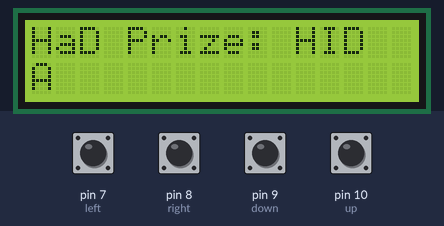
Bench run of a sketch on a simulated Arduino Uno, built with avr-gcc and run on an emulated ATmega328P. On the bench: 16×2 character LCD. The inputs (shaded band) are chosen by the test bench; at power-on: pin 7 (left), pin 8 (right), pin 9 (down), pin 10 (up) HIGH.

Above: at 1.2 s.
1.3 s: pin 8 (right) pulled LOW for 0.15 s
At 2.0 s:
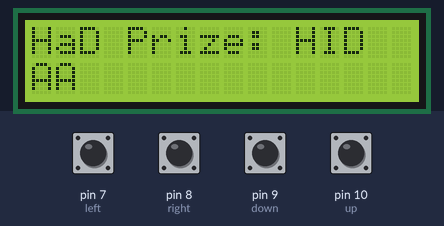
2.9 s: pin 10 (up) pulled LOW for 0.15 s
At 4.2 s:
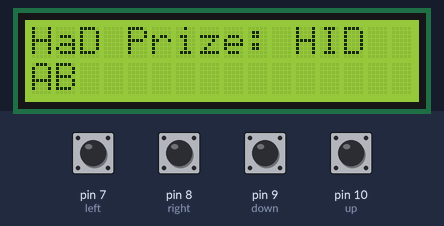
4.5 s: pin 7 (left) pulled LOW for 0.15 s
At 5.6 s:
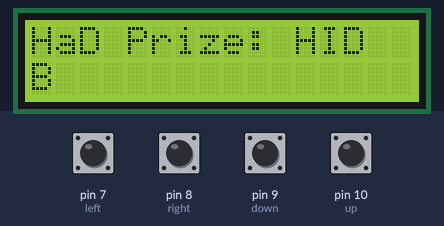
6.1 s: pin 8 (right) pulled LOW for 1 s
At 8.1 s:
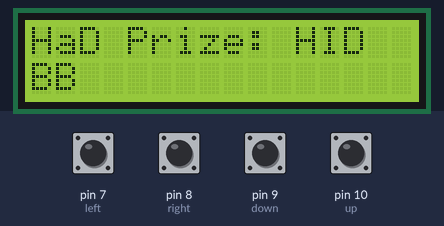
8.6 s: pin 9 (down) pulled LOW for 0.15 s
At 9.9 s:
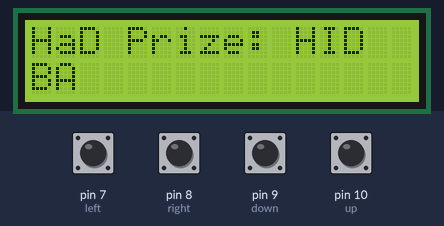
10.2 s: pin 8 (right) pulled LOW for 0.15 s
At 11.2 s:
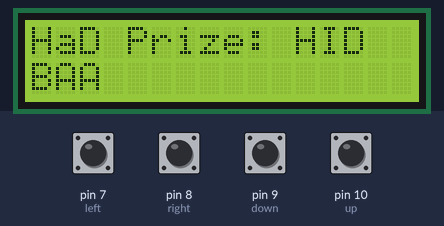
Timing chart, 0 to 12.8 s (numbered marks = the images above; inputs shaded):
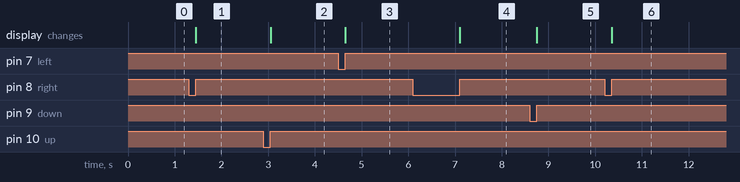

Measured:
- after the input at 1.3 s, the display: changes after 0.15 s (image 1)
- after the input at 2.9 s, the display: changes after 0.15 s (image 2)
- after the input at 4.5 s, the display: changes after 0.15 s (image 3)
- after the input at 6.1 s, the display: changes after 1.0 s (image 4)
- after the input at 8.6 s, the display: changes after 0.15 s (image 5)
- after the input at 10.2 s, the display: changes after 0.15 s (image 6)

The sketch:

modular_keyboard.ino
```cpp
/* Modular Keyboard for people with limites fine-motor skills

  uses LiquidCrystal Library

  LCD-Display is for selecting characters, confirming or correcting
  modular design: Interface with Buttons, Joystick (big, robust or small, flilgran for moving by tongue)
                  or even use an eyetracker do give these commands...
                  Buttons are in bright color in our demo

  Interface-Connection:
  select next character  ("up")       (yellow butten = sun, above)        - Pin 10 with internal pull-up
  select prev character  ("down")     (blue butten = water, ground level) - Pin  9 with internal pull-up
  proceed to next input  ("right")    (green button = ok, proceed)        - Pin  8 with internal pull-up
  correct prev character ("backspace")(red button = false, go back)       - Pin  7 with internal pull-up

  future releases will include a heuristic matrix of the co-occurences of characters in words, to make typing faster...


  we use a standard 16x2 display first (compatible with the Hitachi HD44780 driver)

  The circuit
    LCD RS pin to digital pin 12
    LCD Enable pin to digital pin 11
    LCD D4 pin to digital pin 5
    LCD D5 pin to digital pin 4
    LCD D6 pin to digital pin 3
    LCD D7 pin to digital pin 2
    LCD D0-D3 5K resistor to ground
    LCD R/W pin to ground
    LCD VSS pin to ground
    LCD VCC pin to 5V
    contrast adjustment:

       10K potentiometer: ends to +5V and ground, middle to LCD VO pin (pin 3)
*/

// include the library code:
#include <LiquidCrystal.h>

// initialize the library by associating any needed LCD interface pin
// with the arduino pin number it is connected to

const int rs = 12, en = 11, d4 = 5, d5 = 4, d6 = 3, d7 = 2;
LiquidCrystal lcd(rs, en, d4, d5, d6, d7);


// define the interface connection for modular inputs:

const int up   = 10;
//cursor up = yellow (sun)
const int down = 9;
//curser down = blue (water = ground level)
const int right = 8;
//cursor left = green (correct/proceed = green)
const int left = 7;
//curser right = red (false, left = go back)


// define some variables/pointers for textposition, selected characters etc.
int pos_txt =0;
int pos_char=0;
int key     =0;


// define the virtual keybard - the list bof characters to choose from
// this will be updated on the spot in a later version running heuristics

char letter[] = {'A','B','C','D','E','F','G','H','I','J','K','L','M','N','O','P','Q','R','S','T','U','V','W','X','Y','Z',' ','0','1','2','3','4','5','6','7','8','9'};

// max number of characters to choose from
const int max_letters = 36;


// initialize procedure
void setup() {
  // set up the LCD's number of columns and rows:
  lcd.begin(16, 2);
  // Print a message to the LCD - example for HaD Prize ;-)
  lcd.print("HaD Prize: HID");

  // set the interface-pins to Input and internal Pullup
  pinMode(up, INPUT_PULLUP);
  pinMode(down, INPUT_PULLUP);
  pinMode(left, INPUT_PULLUP);
  pinMode(right, INPUT_PULLUP);

}


// main loop of the program:

void loop() {
  // set the cursor to column 0, line 1
  // (note: line 1 is the second row, since counting begins with 0):

  /* a little trick to filter only single key-presses, especially with joystick
      filter out e.g. left and down -> just checking one condition after the other would result in
      both actions, we want only the single directional commands.

      So we calculate a number like in binary fashion from the inputs (key pressed make the bit zero!)
      and check only for the 4 conditions with one single zero (=key pressed)

      inside the switchcase we wait 100ms to make sure there is no signal bouncing any more (filter noise from switch)
      and then wait for the key to be released again. Otherwise the inc/dec of characters would be way to fast for humans ;-)
   */

  key=digitalRead(up)*8+digitalRead(down)*4+digitalRead(left)*2+digitalRead(right);

  switch (key) {
    case 7:
      //cursor up
      delay(100);
      while(digitalRead(up) == false){
         // wait for release of key
      };
      pos_char++;

      // check if we reached the last char in the virtual keyboard -> go to first char
      if (pos_char>max_letters) {
        pos_char=0;
      }
      break;
    case 11:
      //cursor down
      delay(100);
      while(digitalRead(down) == false){
         // wait for release of key
      };
      pos_char--;
      // check if we reached the first char in the virtual keyboard -> go to last char
      if (pos_char<0) {
        pos_char=max_letters;
      }
      break;
    case 14:
      //cursor right
      delay(100);
      while(digitalRead(right) == false){
         // wait for release of key
      };

      pos_txt++;

      // don't move beyond the last column in the display ;-)
      if (pos_txt>15) {
        pos_txt=15;
      }
      break;
    case 13:
      //cursor left
      delay(100);
      while(digitalRead(left) == false){
         // wait for release of key
      };
      lcd.setCursor(pos_txt, 1);
      lcd.print(' ');
      pos_txt--;

      // don't move beyond the first column in the display ;-)
      if (pos_txt<0) {
        pos_txt=0;
      }
      break;

    default:
      // if nothing else matches, do the default
      // default is optional
    break;
  }

  // print the character in row1 at the selected position
  lcd.setCursor(pos_txt, 1);
  lcd.print( letter[pos_char]);
}
```
